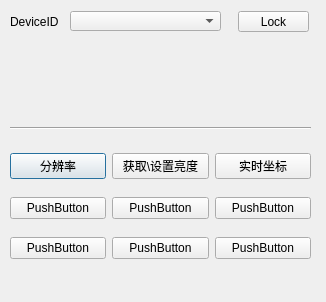
<?xml version="1.0" encoding="UTF-8"?>
<ui version="4.0">
 <class>Dialog</class>
 <widget class="QDialog" name="Dialog">
  <property name="geometry">
   <rect>
    <x>0</x>
    <y>0</y>
    <width>326</width>
    <height>302</height>
   </rect>
  </property>
  <property name="windowTitle">
   <string>Dialog</string>
  </property>
  <widget class="QWidget" name="widget" native="true">
   <property name="geometry">
    <rect>
     <x>10</x>
     <y>130</y>
     <width>301</width>
     <height>151</height>
    </rect>
   </property>
   <widget class="QWidget" name="">
    <property name="geometry">
     <rect>
      <x>0</x>
      <y>11</y>
      <width>301</width>
      <height>131</height>
     </rect>
    </property>
    <layout class="QGridLayout" name="gridLayout">
     <item row="0" column="0">
      <widget class="QPushButton" name="pushButton_screenSize">
       <property name="text">
        <string>分辨率</string>
       </property>
      </widget>
     </item>
     <item row="0" column="1">
      <widget class="QPushButton" name="pushButton_getBrightness">
       <property name="text">
        <string>获取\设置亮度</string>
       </property>
      </widget>
     </item>
     <item row="0" column="2">
      <widget class="QPushButton" name="pushButton_coordinate">
       <property name="text">
        <string>实时坐标</string>
       </property>
      </widget>
     </item>
     <item row="1" column="0">
      <widget class="QPushButton" name="pushButton">
       <property name="text">
        <string>PushButton</string>
       </property>
      </widget>
     </item>
     <item row="1" column="1">
      <widget class="QPushButton" name="pushButton_2">
       <property name="text">
        <string>PushButton</string>
       </property>
      </widget>
     </item>
     <item row="1" column="2">
      <widget class="QPushButton" name="pushButton_3">
       <property name="text">
        <string>PushButton</string>
       </property>
      </widget>
     </item>
     <item row="2" column="0">
      <widget class="QPushButton" name="pushButton_4">
       <property name="text">
        <string>PushButton</string>
       </property>
      </widget>
     </item>
     <item row="2" column="1">
      <widget class="QPushButton" name="pushButton_5">
       <property name="text">
        <string>PushButton</string>
       </property>
      </widget>
     </item>
     <item row="2" column="2">
      <widget class="QPushButton" name="pushButton_6">
       <property name="text">
        <string>PushButton</string>
       </property>
      </widget>
     </item>
    </layout>
   </widget>
  </widget>
  <widget class="QComboBox" name="comboBox_devID">
   <property name="geometry">
    <rect>
     <x>70</x>
     <y>11</y>
     <width>151</width>
     <height>20</height>
    </rect>
   </property>
  </widget>
  <widget class="QLabel" name="label_DevID">
   <property name="geometry">
    <rect>
     <x>10</x>
     <y>11</y>
     <width>48</width>
     <height>21</height>
    </rect>
   </property>
   <property name="text">
    <string>DeviceID</string>
   </property>
  </widget>
  <widget class="Line" name="line">
   <property name="geometry">
    <rect>
     <x>10</x>
     <y>120</y>
     <width>301</width>
     <height>16</height>
    </rect>
   </property>
   <property name="orientation">
    <enum>Qt::Horizontal</enum>
   </property>
  </widget>
  <widget class="QPushButton" name="pushButton_lockDev">
   <property name="geometry">
    <rect>
     <x>238</x>
     <y>11</y>
     <width>71</width>
     <height>21</height>
    </rect>
   </property>
   <property name="text">
    <string>Lock</string>
   </property>
  </widget>
  <widget class="QWidget" name="widget_info" native="true">
   <property name="geometry">
    <rect>
     <x>10</x>
     <y>40</y>
     <width>301</width>
     <height>81</height>
    </rect>
   </property>
  </widget>
 </widget>
 <resources/>
 <connections/>
</ui>
